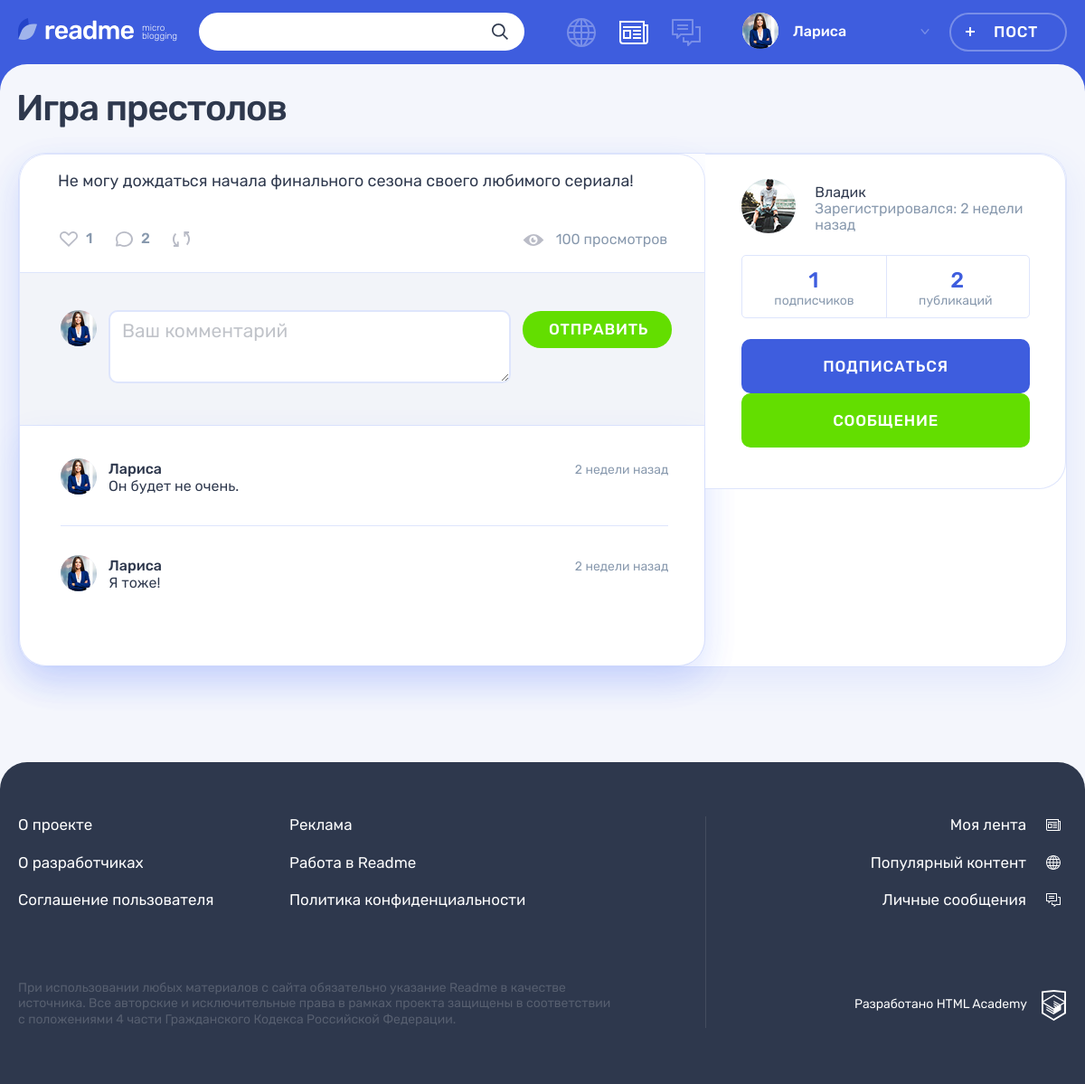
Screenshot of /post.php?id=2 (signed in) with the database file from the repository.
### tables this page shows
CREATE TABLE posts
(
    id           INT AUTO_INCREMENT PRIMARY KEY,
    creationDate TIMESTAMP DEFAULT CURRENT_TIMESTAMP,
    title        VARCHAR(128),
    content      VARCHAR(255),
    typeID       INT NOT NULL,
    authorId     INT NOT NULL,
    image        VARCHAR(255),
    video        VARCHAR(255),
    link         VARCHAR(255),
    views        INT,
    author       VARCHAR(128),
    repostCount  VARCHAR(128),
    FOREIGN KEY (authorId) REFERENCES users (id),
    FOREIGN KEY (typeId) REFERENCES content_type (id)
);

CREATE TABLE comments
(
    id           INT AUTO_INCREMENT PRIMARY KEY,
    creationDate TIMESTAMP DEFAULT CURRENT_TIMESTAMP,
    content      VARCHAR(255),
    authorId     INT NOT NULL,
    postId       INT NOT NULL,
    FOREIGN KEY (postId) REFERENCES posts (id),
    FOREIGN KEY (authorId) REFERENCES users (id)
);

CREATE TABLE users
(
    id               INT AUTO_INCREMENT PRIMARY KEY,
    registrationDate TIMESTAMP DEFAULT CURRENT_TIMESTAMP,
    email            VARCHAR(128) NOT NULL UNIQUE,
    login            VARCHAR(128) UNIQUE,
    password         CHAR(64)     NOT NULL,
    avatar           VARCHAR(255)
);

### helpers.php (called while the page is built, shortened)
<?php
function get_noun_plural_form(int $number, string $one, string $two, string $many): string
{
    $number = (int)$number;
    $mod10 = $number % 10;
    $mod100 = $number % 100;
    switch (true) {
        case ($mod10 >= 2 && $mod10 <= 4):
            return $two;
    }
}
function include_template($name, array $data = [])
{
    $name = 'templates/'.$name;
    extract($data);
    require $name;
    $result = ob_get_clean();
    return $result;
}
function generate_random_date($index)
{
    $deltas = [['minutes' => 59], ['hours' => 23], ['days' => 6], ['weeks' => 4], ['months' => 11]];
    $dcnt = count($deltas);
    $delta = $deltas[$index];
    $timeval = rand(1, current($delta));
    $timename = key($delta);
    $ts = strtotime("$timeval $timename ago");
    $dt = date('Y-m-d H:i:s', $ts);
    return $dt;
}

### functions.php (called while the page is built, shortened)
<?php
function text_split($text, $lenght = 300)
{
    return $text;
}
function DateFormat($index, $data = '')
{
    $RandomDate = date_create(generate_random_date($index));
    if ( ! empty($data)) {
        $RandomDate = new DateTime($data);
    }
    $current_time = new DateTime();
    $date = $current_time->diff($RandomDate);
    if ($date->format('%y') >= 1) {
        return $RandomDate->format("d-M-Y");
    } elseif (1.25 <= ((int)$date->format('%m')) + ($date->format('%d')) / 31) {
        return seePlural($date->format('%m'), 'месяц', 'месяца', 'месяцев');
    } elseif (7 <= (int)$date->format('%m') * 31 + (int)$date->format('%d')) {
        return seePlural(floor(($date->format('%d')) / 7) + (int)$date->format('%m') * 4, ' неделю', 'недели',
            'недель');
    } elseif ((1 <= $date->format('%d'))) {
        return seePlural($date->format('%d'), 'день', 'дня', 'дней');
    } elseif (1 <= $date->format('%h')) {
        return seePlural($date->format('%h'), 'час', 'часа', 'часов');
    } else {
        return seePlural($date->format('%i'), 'минута', 'минуты', 'минут');
    }
}
function seePlural($str, $one, $two, $many, $ending = ' назад')
{
    return $str.' '.get_noun_plural_form($str, $one, $two, $many).$ending;
}
function SqlRequest($reques, $from, $where, $con, $id = '', $as = '', $join = "")
{
    $sql = sprintf("SELECT  %s %s  from %s %s WHERE %s %s", $reques, $as, $from, $join, $where, $id);
    $result = mysqli_query($con, $sql);
    $data = mysqli_fetch_all($result, MYSQLI_ASSOC);
    return $data;
}

### templates/widgets/comments.php (the view)
<div class="comments__list-wrapper">
    <ul class="comments__list">
        <?php foreach ($comments as $inf): ?>
            <li class="comments__item user">
                <div class="comments__avatar">
                    <a class="user__avatar-link" href="#">
                        <img class="comments__picture" src="../img/<?= strip_tags($inf['avatar']) ?>"
                             alt="Аватар пользователя">
                    </a>
                </div>
                <div class="comments__info">
                    <div class="comments__name-wrapper">
                        <a class="comments__user-name" href="#">
                            <span><?= strip_tags($inf['login']) ?></span>
                        </a>
                        <time class="comments__time" datetime="2019-03-20"><?= DateFormat(0, $inf['creationDate']) ?></time>
                    </div>
                    <p class="comments__text">
                        <?= strip_tags($inf['content']) ?>
                    </p>
                </div>
            </li>
        <?php endforeach; ?>
    </ul>
</div>

### templates/postText.php (shortened to what this page needs)
<main class="page__main page__main--publication">
    <div class="container">
        <h1 class="page__title page__title--publication"><?= strip_tags($post['title']); ?></h1>
        <section class="post-details">
            <article class="feed__post post post-text ">
                <div class="post-details__wrapper post-photo">
                    <div class="post-details__main-block post post--details">
                        <div class="post__main">
                            <p><?= text_split(strip_tags($post['content'])) ?></p>
                        </div>
                        <div class="post__indicators">
                            <?php echo include_template('widgets/likesRepostsComments.php',
                                [
                                    'like' => $post[0]['like'],
                                    'comment' => $post[0]['comment'],
                                    'reposts' => $post[0]['reposts'],
                                    'view' => $post[0]['view'],
                                    'id' => $id,
                                ]); ?>
                        </div>
                        <div class="comments">
                            <?php
                            echo include_template('widgets/newCommentForm.php',
                                ['con' => $con, 'postId' => $post['id']]);
                            echo include_template('widgets/comments.php',
                                ['con' => $con, 'postId' => $post['id'], 'comments' => $post[0]["comments"]]);
                            ?>
                        </div>
                    </div>
                    <?php echo include_template('widgets/postCreateUser.php', [
                        'con' => $con,
                        'id' => $id,
                        'postAuthor' => $authorInfo['postAuthor'],
                        'postsCount' => $authorInfo['postsCount'],
                        'subscribersCount' => $authorInfo['subscribersCount'],
                        'isSubscribed' => $isSubscribed,
                    ]); ?>
                </div>
            </article>
        </section>
    </div>
</main>

### templates/widgets/likesRepostsComments.php (shortened to what this page needs)
<div class="post__buttons">
    <a class="post__indicator post__indicator--likes button" href="like.php?postId=<?= $id ?>" title="Лайк">
        <svg class="post__indicator-icon" width="20" height="17">
            <use xlink:href="#icon-heart"></use>
        </svg>
        <span><?= $like ?></span>
    </a>
    <a class="post__indicator post__indicator--comments button" href="../post.php?id=<?= $id ?>" title="Комментарии">
        <svg class="post__indicator-icon" width="19" height="17">
            <use xlink:href="#icon-comment"></use>
        </svg>
        <span><?php echo $comment ?></span>
    </a>
    <a class="post__indicator post__indicator--repost button" href="../repost.php?id=<?= $id ?>"
       title="Репост">
        <svg class="post__indicator-icon" width="19" height="17">
            <use xlink:href="#icon-repost"></use>
        </svg>
    </a>
</div>
<span class="post__view"><?= $view.' просмотров' ?></span>

### templates/widgets/postCreateUser.php (shortened to what this page needs)
<div class="post-details__user user">
    <div class="post-details__user-info user__info">
        <div class="post-details__avatar user__avatar">
            <a class="post-details__name user__name" href="#">
                <a class="post-details__avatar-link user__avatar-link" href="#">
                    <img class="post-details__picture user__picture"
                         src="../img/<?= strip_tags($postAuthor['avatar']) ?>" alt="Аватар пользователя">
                </a>
        </div>
        <div class="post-details__name-wrapper user__name-wrapper">
            <span><?= strip_tags($postAuthor['login']) ?> </span>
            <br>
            <time class="post-details__time user__time" datetime="2014-03-20">Зарегистрировался: <?= DateFormat(0, $postAuthor['registrationDate']) ?></time>
        </div>
    </div>
    <div class="post-details__rating user__rating">
        <p class="post-details__rating-item user__rating-item user__rating-item--subscribers">
            <span class="post-details__rating-amount user__rating-amount"><?= $subscribersCount ?></span>
            <span class="post-details__rating-text user__rating-text">подписчиков</span>
        </p>
        <p class="post-details__rating-item user__rating-item user__rating-item--publications">
            <span class="post-details__rating-amount user__rating-amount"><?= $postsCount ?></span>
            <span class="post-details__rating-text user__rating-text">публикаций</span>
        </p>
    </div>
    <?php if ($postAuthor['authorId'] != $_SESSION['id']) { ?>
        <div class="post-details__user-buttons user__buttons">
            <form action="../post.php?id=<?= intval($_GET['id']) ?>"
                  method="post">
                <button class="profile__user-button user__button user__button--subscription button button--main"
                        style="width: 100%;"
                        type="submit"><?= $isSubscribed ? "Подписаться" : "Отписаться" ?></button>
            </form>
            <a class="user__button user__button--writing button button--green"
               href="messages.php?newMessage=<?= $postAuthor['authorId'] ?>&id=<?= $postAuthor['authorId'] ?>">Сообщение</a>
        </div>
    <?php } ?>
</div>

### rows the page displays
posts: title "Игра престолов", content "Не могу дождаться начала финального сезона своего любимого сериала!", typeID "1", id "2", views "100", authorId.avatar (picture), authorId.login "Владик", authorId.registrationDate "2 недели назад"
comments: authorId.avatar (picture), authorId.login "Лариса", creationDate "2 недели назад", content "Он будет не очень."
comments: authorId.avatar (picture), authorId.login "Лариса", creationDate "2 недели назад", content "Я тоже!"

### other values shown
strip_tags($userName) "Лариса"
